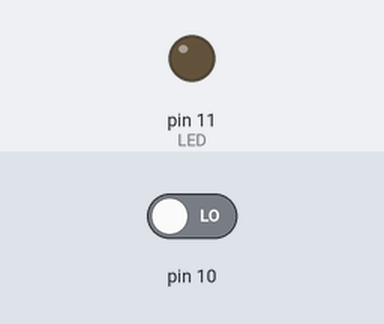
Bench run of a sketch on a simulated Arduino Uno, built with avr-gcc and run on an emulated ATmega328P. Shown: output pins drawn as LEDs (lit = HIGH). The inputs (shaded band) are chosen by the test bench; at power-on: pin 10 LOW. What the sketch prints to the serial monitor is not drawn.

Above: at 1.2 s.
1.3 s: pin 10 driven HIGH
At 1.9 s:
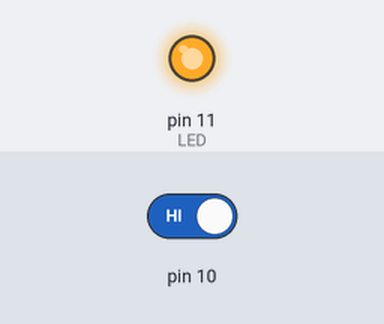
2.8 s: pin 10 driven LOW
At 3.1 s:
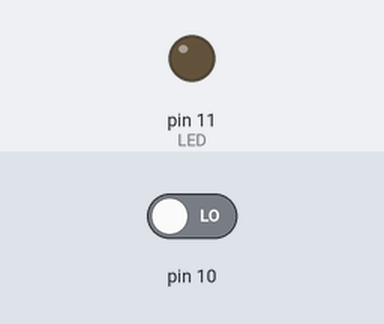
Timing chart, 0 to 5.8 s (numbered marks = the images above; inputs shaded):
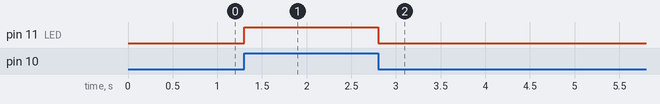

Measured:
- after the input at 1.3 s, pin 11 (LED): LOW → HIGH at once
- after the input at 2.8 s, pin 11 (LED): HIGH → LOW at once

The sketch:

ledbutton.ino
```cpp
#define LED 11
#define BUTTON 10

void setup() {
  pinMode(11, OUTPUT);
  pinMode(10, INPUT);
  Serial.begin(9600);

}

void loop() {
  if (digitalRead(10) == HIGH) {
    digitalWrite(LED, HIGH);
    int  data=digitalRead(10);
    Serial.println(data);
  }

  else {
    digitalWrite(LED, LOW);
    int  data=digitalRead(10);
    Serial.println(data);
}
}
```
